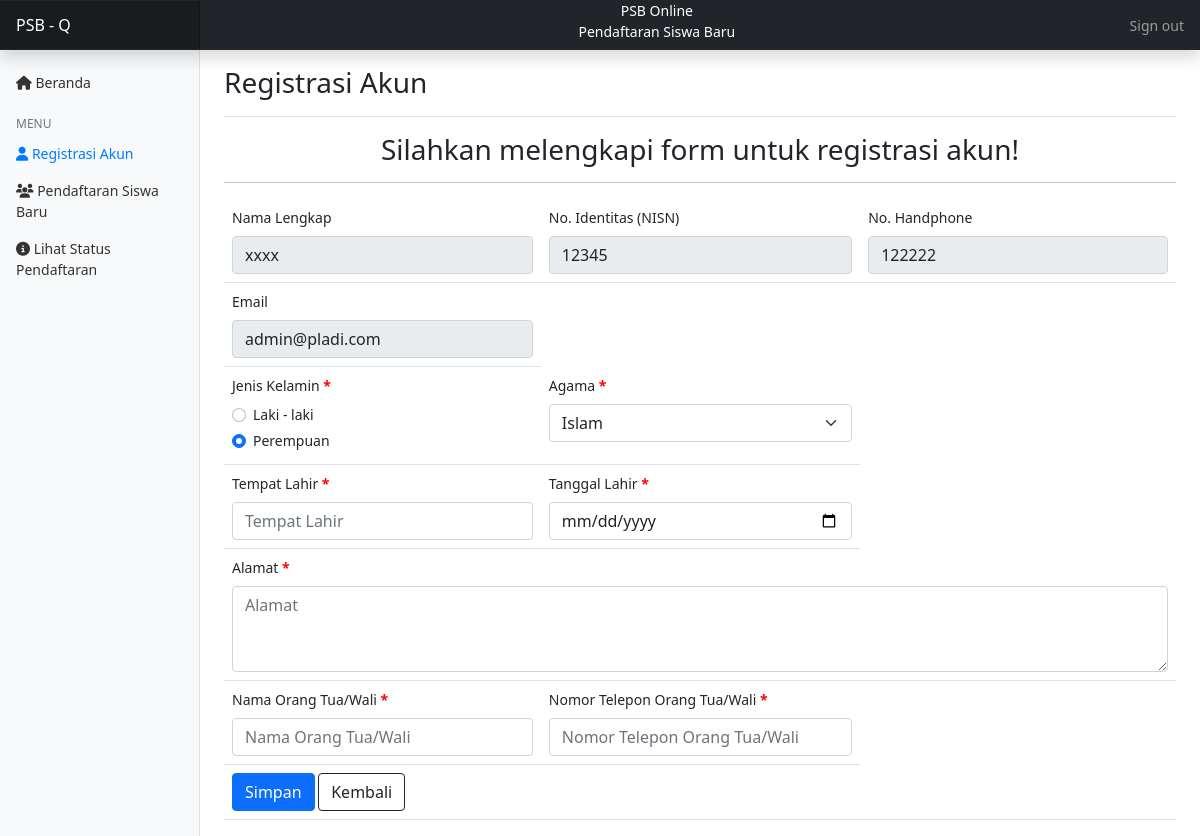
Page /user/registrasi.php (signed in) on the committed database.
### tables this page shows
CREATE TABLE `users` (
  `user_id` int(11) NOT NULL,
  `nama` varchar(255) NOT NULL,
  `nisn` varchar(16) DEFAULT NULL,
  `email` varchar(16) NOT NULL,
  `jenis_kelamin` enum('P','L') DEFAULT NULL,
  `no_telepon` int(11) NOT NULL,
  `tempat_lahir` varchar(255) DEFAULT NULL,
  `tgl_lahir` date DEFAULT NULL,
  `agama` varchar(11) DEFAULT NULL,
  `nama_ortu` varchar(255) DEFAULT NULL,
  `no_telepon_ortu` int(11) DEFAULT NULL,
  `password` varchar(255) NOT NULL,
  `role` int(11) NOT NULL DEFAULT 0,
  `alamat` text DEFAULT NULL
);

### user/registrasi.php (the view, shortened to what this page needs)
<?php
    include '../koneksi.php';
    $agama = [
        'Islam', 'Katolik', 'Protestan', 'Hindu', 'Budha'
    ];
    function active_radio_btn($value, $input) {
        $result = $value == $input ? 'checked' : '';
        return $result;
    }
    $query = mysqli_query($koneksi, "SELECT * FROM users WHERE user_id = '{$_SESSION['user_id']}'");
    $data = mysqli_fetch_assoc($query);
?>
<!DOCTYPE html>
<html lang="en">
<head>
    <link href="https://cdn.jsdelivr.net/npm/bootstrap@5.0.1/dist/css/bootstrap.min.css" rel="stylesheet" />
    <link rel="stylesheet" href="../css/style.css"/>
</head>
<body>
    <header class="navbar navbar-dark sticky-top bg-dark flex-md-nowrap p-0 shadow">
        <a class="navbar-brand col-md-3 col-lg-2 me-0 px-3" href="#">PSB - Q</a>
        <ul class="navbar-nav w-100">
            <li class="nav-item">
                <p style="color:white" class="text-center mb-2">PSB Online <br> Pendaftaran Siswa Baru</p>
            </li>
        </ul>
        <ul class="navbar-nav px-3">
            <li class="nav-item text-nowrap">
                <a class="nav-link" href="../logout.php" onclick="return confirm('Apakah anda yakin ingin melakukan logout?');">Sign out</a>
            </li>
        </ul>
    </header>
    <div class="container-fluid">
        <div class="row">
            <nav id="sidebarMenu" class="col-md-3 col-lg-2 d-md-block bg-light sidebar collapse">
                <div class="position-sticky pt-3">
                    <ul class="nav flex-column">
                        <li class="nav-item">
                            <a class="nav-link" aria-current="page" href="index.php">
                            <span><i class="fas fa-home"></i></span>
                            Beranda
                            </a>
                        </li>
                    </ul>
                    <h6 class="sidebar-heading d-flex justify-content-between align-items-center px-3 mt-3 mb-1 text-muted">
                        <span>Menu</span>
                    </h6>
                    <ul class="nav flex-column mb-2">
                        <li class="nav-item">
                            <a class="nav-link active" href="#">
                            <span><i class="fas fa-user"></i></span>
                            Registrasi Akun
                            </a>
                        </li>
                        <li class="nav-item">
                            <a class="nav-link" href="pendaftaran.php">
                            <span><i class="fas fa-users"></i></span>
                            Pendaftaran Siswa Baru
                            </a>
                        </li>
                        <li class="nav-item">
                            <a class="nav-link" href="status_pendaftaran.php">
                            <span><i class="fas fa-info-circle"></i></span>
                            Lihat Status Pendaftaran
                            </a>
                        </li>
                    </ul>
                </div>
            </nav>
            <main class="col-md-9 ms-sm-auto col-lg-10 px-md-4">
                <div class="d-flex justify-content-between flex-wrap flex-md-nowrap align-items-center pt-3 pb-2 mb-3 border-bottom">
                    <h3>Registrasi Akun</h3>
                </div>
                <div id="content">
                    <div class="text-center align-items-center">
                        <h3>Silahkan melengkapi form untuk registrasi akun!</h3>
                    </div>
                    <hr>
                    <form action="../process.php" method="post">
                        <div class="table-responsive">
                            <table class="table table-hover">
                                <tr>
                                    <td>
                                        <label class="form-label" for="nama">Nama Lengkap</label>
                                        <input class="form-control" readonly type="text" name="nama" id="nama" placeholder="Nama Lengkap" value="<?= !empty($data['nama']) ? $data['nama'] : '-' ?>">
                                    </td>
                                    <td>
                                        <label class="form-label" for="nisn">No. Identitas (NISN)</label>
                                        <input class="form-control" readonly type="text" name="nisn" id="nisn" placeholder="No. Identitas (NISN)" value="<?= !empty($data['nisn']) ? $data['nisn'] : '-' ?>">
                                    </td>
                                    <td>
                                        <label class="form-label" for="no_telpon">No. Handphone</label>
                                        <input class="form-control" readonly type="number" name="no_telpon" id="no_telpon" placeholder="No. Handphone" value="<?= !empty($data['no_telepon']) ? $data['no_telepon'] : '-' ?>">
                                    </td>
                                </tr>
                                <tr>
                                    <td>
                                        <label class="form-label" for="email">Email</label>
                                        <input class="form-control" readonly type="email" name="email" id="email" placeholder="Email" value="<?= !empty($data['email']) ? $data['email'] : '-' ?>">
                                    </td>
                                </tr>
                                <tr>
                                    <td>
                                        <label class="form-label" for="jenis_kelamin">Jenis Kelamin <b>*</b></label>
                                        <div class="form-check">
                                            <input required class="form-check-input" type="radio" name="jenis_kelamin" value="L" <?= active_radio_btn("L", $data['jenis_kelamin']) ?>>
                                            <label class="form-check-label">
                                                Laki - laki
                                            </label>
                                        </div>
                                        <div class="form-check">
                                            <input class="form-check-input" type="radio" name="jenis_kelamin" value="P" <?= active_radio_btn("P", $data['jenis_kelamin']) ?>>
                                            <label class="form-check-label">
                                                Perempuan
                                            </label>
                                        </div>
                                    </td>
                                    <td>
                                        <label class="form-label" for="agama">Agama <b>*</b></label>
                                        <select name="agama" id="agama" class="form-select" required>
                                            <?php foreach($agama as $agm) : ?>
                                                <option value="<?= $agm ?>" <?= $data['agama'] == $agm ? ' selected="selected"' : ''?>><?= $agm ?></option>
                                            <?php endforeach; ?>
                                        </select>
                                    </td>
                                </tr>
                                <tr>
                                    <td>
                                        <label class="form-label" for="tempat_lahir">Tempat Lahir <b>*</b></label>
                                        <input required class="form-control" type="text" name="tempat_lahir" id="tempat_lahir" placeholder="Tempat Lahir" value="<?= !empty($data['tempat_lahir']) ? $data['tempat_lahir'] : ''?>">
                                    </td>
                                    <td>
                                        <label class="form-label" for="tempat_lahir">Tanggal Lahir <b>*</b></label>
                                        <input required class="form-control" type="date" name="tgl_lahir" id="tgl_lahir" value="<?= !empty($data['tgl_lahir']) ? $data['tgl_lahir'] : ''?>" max="2004-12-31">
                                    </td>
                                </tr>
                                <tr>
                                    <td colspan="3">
                                        <label class="form-label" for="alamat">Alamat <b>*</b></label>
                                        <textarea required class="form-control" name="alamat" id="alamat" cols="100" rows="3" placeholder="Alamat"><?= !empty($data['alamat']) ? $data['alamat'] : ''?></textarea>
                                    </td>
                                </tr>
                                <tr>
                                    <td>
                                        <label class="form-label" for="nama_ortu">Nama Orang Tua/Wali <b>*</b></label>
                                        <input required class="form-control" type="text" name="nama_ortu" id="nama_ortu" placeholder="Nama Orang Tua/Wali" value="<?= !empty($data['nama_ortu']) ? $data['nama_ortu'] : ''?>">
                                    </td>
                                    <td>
                                        <label class="form-label" for="no_telepon_ortu">Nomor Telepon Orang Tua/Wali <b>*</b></label>
                                        <input required class="form-control" type="number" name="no_telepon_ortu" id="no_telepon_ortu" placeholder="Nomor Telepon Orang Tua/Wali" value="<?= !empty($data['no_telepon_ortu']) ? $data['no_telepon_ortu'] : ''?>">
                                    </td>
                                </tr>
                                <tr>
                                    <td colspan="3">
                                        <button type="submit" class="btn btn-primary">Simpan</button>
                                        <a href="index.php" class="btn btn-outline-dark">Kembali</a>
                                    </td>
                                </tr>
                            </table>
                        </div>
                    </form>
                </div>
            </main>
        </div>
    </div>
</body>
</html>

### css/style.css (style rules this page uses)
body { font-size: 0.875rem; }
.sidebar { position: fixed; top: 0; bottom: 0; left: 0; z-index: 100; padding: 48px 0 0; box-shadow: inset -1px 0 0 rgba(0, 0, 0, 0.1); }
.sidebar .nav-link { font-weight: 500; color: #333; }
.sidebar .nav-link.active { color: #007bff; }
.sidebar-heading { font-size: 0.75rem; text-transform: uppercase; }
.navbar-brand { padding-top: 0.75rem; padding-bottom: 0.75rem; font-size: 1rem; background-color: rgba(0, 0, 0, 0.25); box-shadow: inset -1px 0 0 rgba(0, 0, 0, 0.25); }

### user/registrasi.php (style rules this page uses)
b { color: red; }

### rows in the picture
users: nama "xxxx", nisn "12345", no_telpon "122222", email "admin@pladi.com"

### other values in the picture
form field agama "Islam"
